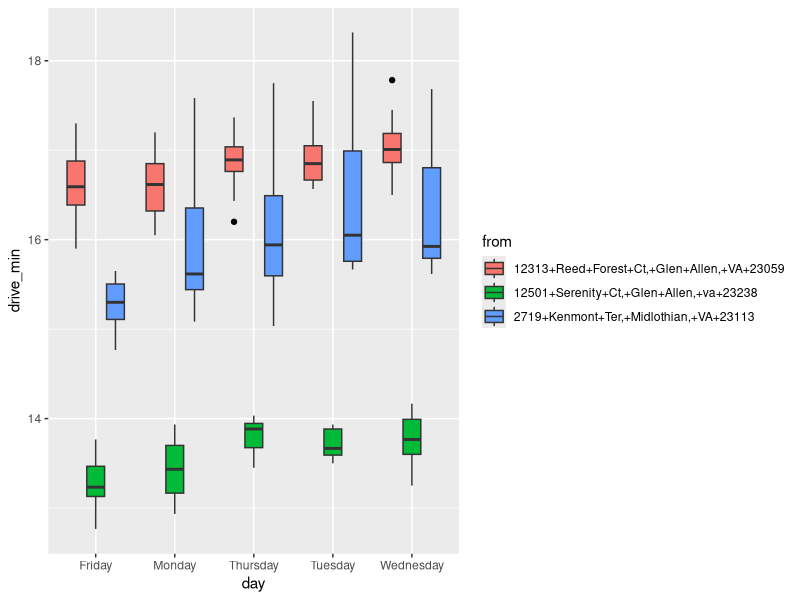

Reproduce this figure in R.
## ---- chunk 1
knitr::opts_chunk$set(echo = TRUE)
library(tidyverse)
library(lubridate)
library(here)
## ---- chunk 2
drive_times <- read_csv(here("drive_times.csv"), col_names = FALSE)
names(drive_times) <-
  c("run_name",
    "from",
    "to",
    "run_date",
    "Time",
    "Distance",
    "Status")

drive_times %>%
  mutate(run_time_eastern = with_tz(force_tz(run_date, "GMT"),  "America/New_York")) %>%
  filter(run_name == "JD") %>%
  mutate(day = weekdays(run_time_eastern), 
         time = hour(run_time_eastern) + minute(run_time_eastern)/60, 
         drive_min = Time / 60) ->
  drive_times_localized
  
## ---- chunk 3
drive_times_localized %>%
  filter(!day %in% c("Saturday","Sunday"), 
         to == "11600+Gayton+Rd,+Richmond,+VA+23238", 
         time > 7 & time < 8) ->
  weekday_times


p <- ggplot(weekday_times, aes(x = day, y = drive_min, fill = from)) +
  geom_boxplot(outlier.colour="black") 

p

